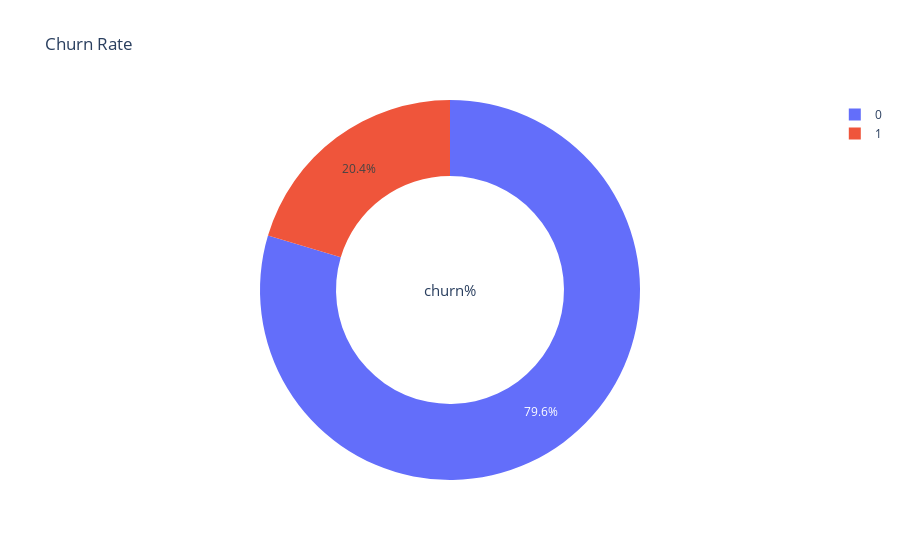

Write notebook code for a chart like this one.
### Markdown cell above
Visualization of Churn rate among our data set (1 meaning churn/0 meaning no churn)

### Code cell
type_ = ["0", "1"]
chart = make_subplots(rows = 1, cols = 1)
chart.add_trace(go.Pie(labels = type_, values = data['churn'].value_counts(), name = "churn"))
chart.update_traces(hole = .6, hoverinfo = "label+percent+name", textfont_size = 12)
chart.update_layout(title_text="Churn Rate", annotations=[dict(text = 'churn%', x = 0.5, y = 0.5, font_size = 15, showarrow = False)])
chart.show()

### Figure 1 — Plotly figure (JSON) as saved in the notebook; plotly's stock layout.template omitted (floating-point values rounded to 4 significant figures)
{"data": [{"hole": 0.6, "hoverinfo": "label+percent+name", "labels": ["0", "1"], "name": "churn", "textfont": {"size": 12}, "type": "pie", "values": [7963, 2037]}], "layout": {"annotations": [{"font": {"size": 15}, "showarrow": false, "text": "churn%", "x": 0.5, "y": 0.5}], "autosize": true, "title": {"text": "Churn Rate"}, "xaxis": {"anchor": "y", "domain": [0, 1]}, "yaxis": {"anchor": "x", "domain": [0, 1]}}}
